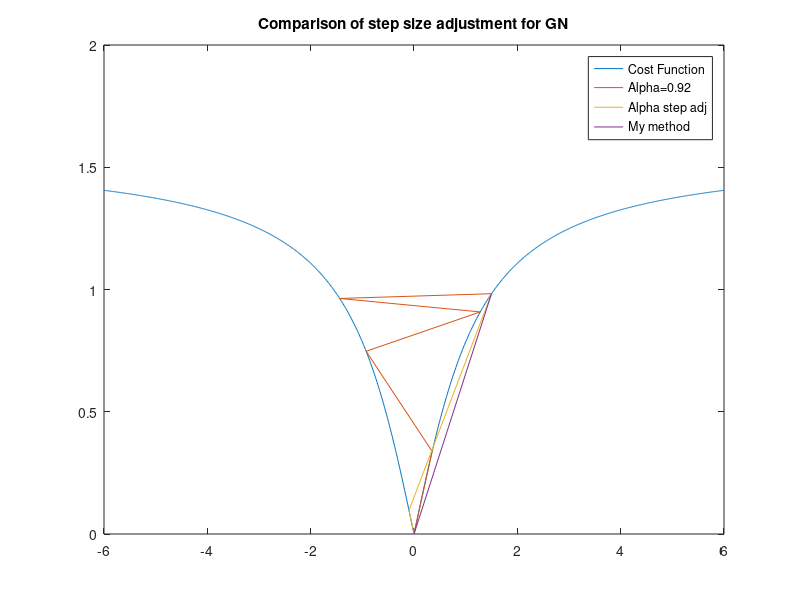

Here is the MATLAB script that generated this plot:
% Solve P4-6
% note x = 0 and z = 0 are the truth
% start with xhat = 1.5
% h(x) = atan(x)
% J = ||z-h(x)||
clear all;
stepper = 0;

alpha = 0.92;
runs = 50;
xg = 1.5;
z = 0;
oldxg = zeros(runs, 3);

alphas = 0:1/1e6:1;

for j=1:3
    for i=1:runs
        h = atan2(xg, 1);

        J0 = abs(norm(0-h));
        H = cos(h)^2;
        dxg = alpha * (H*H)^-1*H*(-h);
        % No step size adjustment
        if stepper == 0
            oldxg(i, 1) = xg;
            xg = xg + dxg;
        elseif stepper == 1
            J1 = abs(norm(0 - atan(xg+dxg)));
            while J1 >= J0
                alpha = alpha/2.0;
                dxg = alpha * (H*H)^-1*H*(-h);
                J1 = abs(norm(0 - atan(xg+dxg)));
            end
            oldxg(i, 2) = xg;
            xg = xg + dxg;
        else
            dxgs = alphas.*inv((H*H))*H*(-h);
            Js = abs(atan(xg+dxgs));
            [argval, argmin] = min(Js);
            oldxg(i, 3) = xg;
            xg = xg + dxgs(argmin);
        end
        % xg

    end
    if j==1
        stepper=1;
    else
        stepper=2;
    end
    xg = 1.5;
    alpha = 1.0;
end

x = -6:1/100:6;

figure
plot(x, abs(atan2(x, 1)))
hold on
plot(oldxg(:, 1), abs(atan2(oldxg(:, 1), 1)))
plot(oldxg(:, 2), abs(atan(oldxg(:, 2))))
plot(oldxg(:, 3), abs(atan(oldxg(:, 3))))
legend("Cost Function", "Alpha=0.92", "Alpha step adj", "My method")
title("Comparison of step size adjustment for GN")

min(oldxg(:, 1))
min(oldxg(:, 2))
min(oldxg(:, 3))

